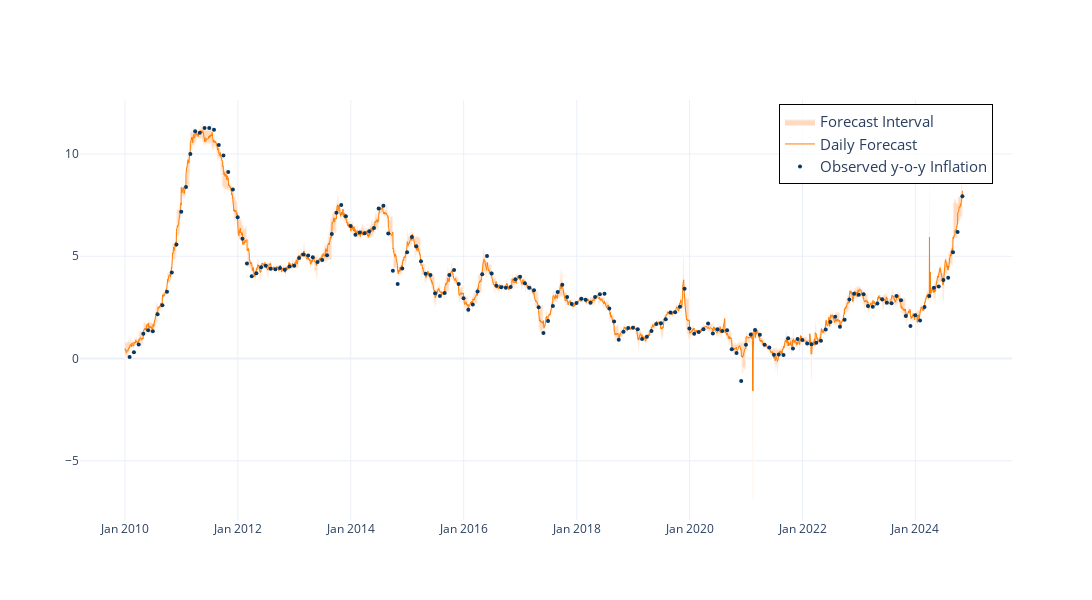

Notebook code for this chart:
### Markdown cell above
#### Daily Forecast

### Code cell
fig2 = go.Figure()
# Add the forecast interval fill
fig2.add_trace(go.Scatter(
    x=daily_forecast.index.tolist() + daily_forecast.index[::-1].tolist(),
    y=daily_forecast["min"].tolist() + daily_forecast["max"][::-1].tolist(),
    fill='toself',
    fillcolor='#ffdabe',
    line=dict(color='rgba(255,255,255,0.5)'),
    hoverinfo="skip",
    showlegend=True,
    name="Forecast Interval"
))
# Add the high-frequency forecast line
fig2.add_trace(go.Scatter(
    x=daily_forecast.index, 
    y=daily_forecast["w_avg_best"], 
    mode='lines', 
    name="Daily Forecast", 
    line=dict(color='#ff7d00', width=1.0),
    #marker=dict(size=1.5)
))
# Add the y-o-y inflation line
fig2.add_trace(go.Scatter(
    x=df.index, 
    y=df["ipc_all"], 
    mode='markers', 
    name="Observed y-o-y Inflation", 
    line=dict(color='#073763', width=0.8),
    marker=dict(size=4)
))
# Update layout for better visualization
fig2.update_layout(
    #title='High-frequency Inflation Forecast and y-o-y Inflation',
    #xaxis_title='Date',
    #yaxis_title='%',
    #legend_title='Legend',
    template='plotly_white',
    width=1200, 
    height=600,
    legend=dict(
        x=0.75,
        y=0.99,
        bgcolor='rgba(255, 255, 255, 0.8)',
        font=dict(size=15),
        bordercolor='black',
        borderwidth=1
    )
)
# Update x-axis to show dates in the desired format
fig2.update_xaxes(tickformat='%b %Y')
# Show the plot
fig2.show()

# Save the plot as an image
fig2.write_image('./Images/F0_Daily_Forecast.png', format='png', scale=3)

### Figure 1 — Plotly figure (JSON) as saved in the notebook; plotly's stock layout.template omitted (floating-point values rounded to 4 significant figures; data arrays with more than 128 entries replaced by an {"elided": "..."} marker saying what was removed)
{"data": [{"fill": "toself", "fillcolor": "#ffdabe", "hoverinfo": "skip", "line": {"color": "rgba(255,255,255,0.5)"}, "name": "Forecast Interval", "showlegend": true, "type": "scatter", "x": {"elided": "10836 str values"}, "y": {"elided": "10836 float values"}}, {"line": {"color": "#ff7d00", "width": 1}, "mode": "lines", "name": "Daily Forecast", "type": "scatter", "x": {"elided": "5418 str values"}, "y": {"elided": "5418 float values"}}, {"line": {"color": "#073763", "width": 0.8}, "marker": {"size": 4}, "mode": "markers", "name": "Observed y-o-y Inflation", "type": "scatter", "x": {"elided": "178 str values"}, "y": {"elided": "178 float values"}}], "layout": {"height": 600, "legend": {"bgcolor": "rgba(255, 255, 255, 0.8)", "bordercolor": "black", "borderwidth": 1, "font": {"size": 15}, "x": 0.75, "y": 0.99}, "width": 1200, "xaxis": {"tickformat": "%b %Y"}}}
